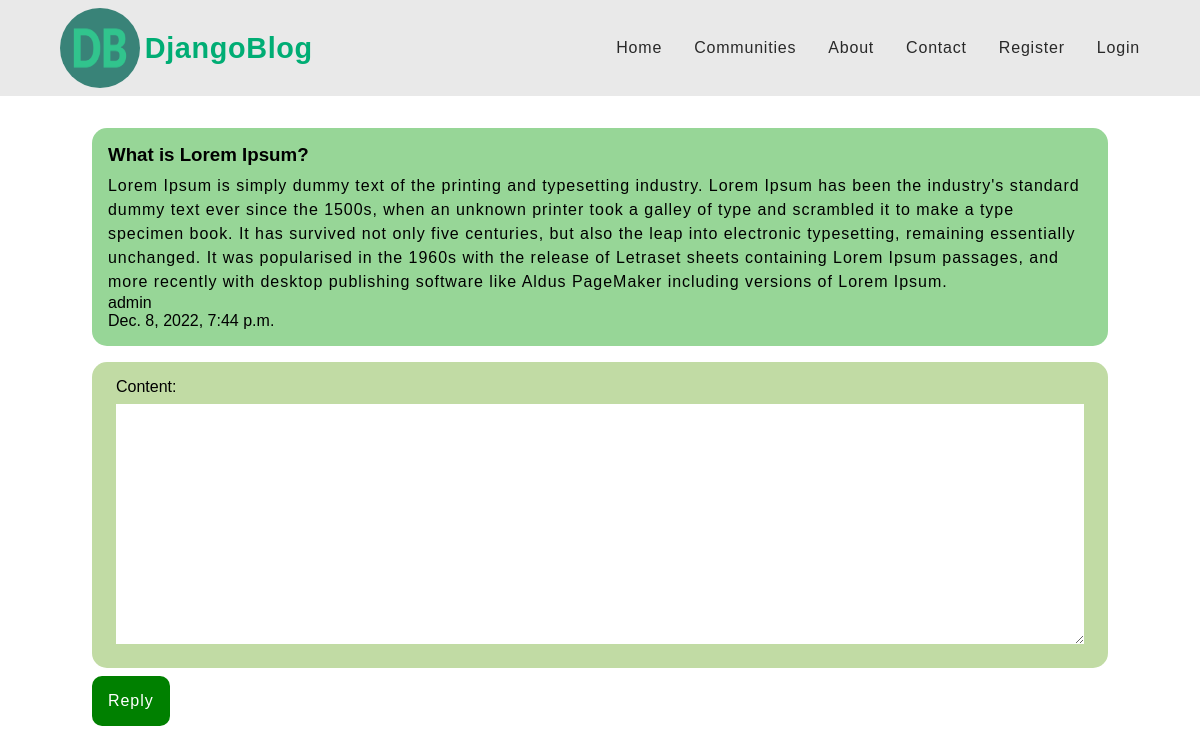
/post/reply/1, run on the app's committed database.
### posts/models.py (models this page shows)
class Post(models.Model):
    author = models.ForeignKey(User, on_delete=models.CASCADE)
    title = models.CharField(max_length=50)
    content = models.TextField()
    date_created = models.DateTimeField(default=timezone.now)
    def __str__(self):
        return self.title

### posts/views.py (the view)
# urls.py: path('post/reply/<int:pk>', post_reply, name='post-reply')
def post_reply(request, pk):
    user = request.user
    replied_to = Post.objects.get(pk=pk)
    if request.method == 'POST':
        form = PostReplyForm(request.POST)
        if form.is_valid():
            data = form.save()
            reply = PostReply.objects.get(pk=data.pk)
            reply.user = user
            reply.post = replied_to
            reply.save()
        return redirect('posts:post-detail', pk=replied_to.pk)
    else:
        form = PostReplyForm()
        context = {
            'replied_to': replied_to,
            'form': form
        }
        return render(request, 'posts/post_reply.html', context)

### posts/forms.py
class PostReplyForm(forms.ModelForm):
    class Meta:
        model = PostReply
        fields = ['content']

### posts/templates/posts/post_reply.html (shortened to what this page needs)
{% extends 'posts/index.html' %}
{% block content %}
    <div class="post-replied-container">
        <div class='post-replied-wrapper'>
            <h3 class="post-replied-title">{{ replied_to.title }}</h3>
            <p class="post-replied-content">{{ replied_to.content }}</p>
            <p>{{ replied_to.author }}</p>
            <p>{{ replied_to.date_created }}</p>
        </div>
        <form action="" method="POST">
            <div>
                {{ form }}
            </div>
            <button>Reply</button>
        </form>
    </div>
{% endblock content %}

### posts/static/posts/style.css (style rules this page uses)
body { max-width: 1920px; margin: 0 auto; font-family: ubuntu, sans-serif; }
.post-replied-container { padding: 2rem; }
.post-replied-container > .post-replied-wrapper { background: rgb(151, 214, 151); padding: 1rem; border-radius: 15px; }
.post-replied-container > .post-replied-wrapper > .post-replied-title { padding-bottom: 0.5rem; }
.post-replied-container > .post-replied-wrapper > .post-replied-content { letter-spacing: 0.06rem; line-height: 1.5;; }
.post-replied-container > form > div { background: rgb(193, 219, 164); border-radius: 15px; margin-top: 1rem; padding: 1rem 1.5rem; }
.post-replied-container > form > div> textarea { display: block; width: 100%; font-size: 1rem; border: none; font-family: ubuntu; padding: 0.5rem; margin: 0.5rem 0; cursor: pointer; line-height: 1.4; }
.post-replied-container > form > button { letter-spacing: 0.06rem; padding: 1rem; background: green; color: white; border-radius: 10px; box-shadow: none; border: none; font-size: 1rem; margin-top: 0.5rem; }

### data on the page
Post: title "What is Lorem Ipsum?", content "Lorem Ipsum is simply dummy text of the printing and typesetting industry. Lorem Ipsum has been the industry's standard dummy text ever since the 1500s, when an unknown printer took a galley of type and scrambled it to make a type specimen book. It has survived not only five centuries, but also the leap into electronic typesetting, remaining essentially unchanged. It was popularised in the 1960s with the release of Letraset sheets containing Lorem Ipsum passages, and more recently with desktop publishing software like Aldus PageMaker including versions of Lorem Ipsum.", author "admin", date_created "Dec. 8, 2022, 7:44 p.m."
